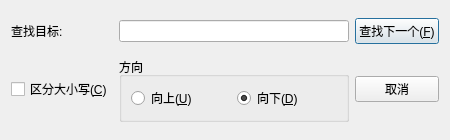
<?xml version="1.0" encoding="UTF-8"?>
<ui version="4.0">
 <class>FindDialog</class>
 <widget class="QDialog" name="FindDialog">
  <property name="geometry">
   <rect>
    <x>0</x>
    <y>0</y>
    <width>450</width>
    <height>140</height>
   </rect>
  </property>
  <property name="windowTitle">
   <string>查找</string>
  </property>
  <layout class="QGridLayout" name="gridLayout">
   <item row="0" column="0">
    <widget class="QLabel" name="findLabel">
     <property name="text">
      <string>查找目标:</string>
     </property>
    </widget>
   </item>
   <item row="0" column="1">
    <widget class="QLineEdit" name="findEdit"/>
   </item>
   <item row="0" column="2">
    <widget class="QPushButton" name="findButton">
     <property name="text">
      <string>查找下一个(&amp;F)</string>
     </property>
    </widget>
   </item>
   <item row="1" column="0">
    <widget class="QCheckBox" name="matchCaseCheck">
     <property name="text">
      <string>区分大小写(&amp;C)</string>
     </property>
    </widget>
   </item>
   <item row="1" column="1">
    <widget class="QGroupBox" name="directionGroup">
     <property name="title">
      <string>方向</string>
     </property>
     <layout class="QHBoxLayout" name="directionLayout">
      <item>
       <widget class="QRadioButton" name="upwardBtn">
        <property name="text">
         <string>向上(&amp;U)</string>
        </property>
       </widget>
      </item>
      <item>
       <widget class="QRadioButton" name="downwardBtn">
        <property name="text">
         <string>向下(&amp;D)</string>
        </property>
        <property name="checked">
         <bool>true</bool>
        </property>
       </widget>
      </item>
     </layout>
    </widget>
   </item>
   <item row="1" column="2">
    <widget class="QPushButton" name="cancelButton">
     <property name="text">
      <string>取消</string>
     </property>
    </widget>
   </item>
  </layout>
 </widget>
 <resources/>
 <connections/>
</ui>
